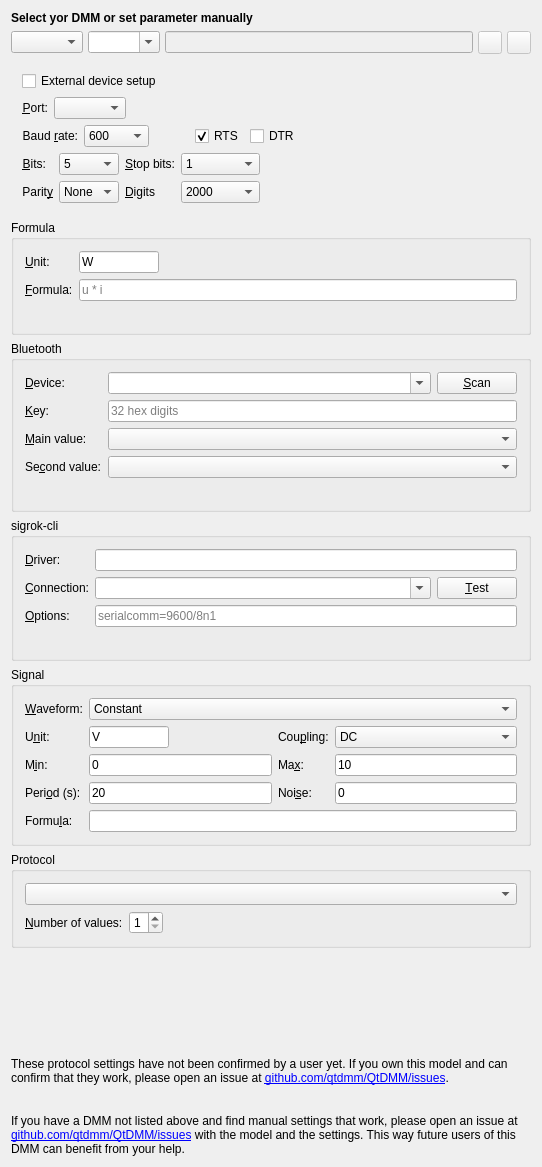
<?xml version="1.0" encoding="UTF-8"?>
<ui version="4.0">
 <class>UIDmmPrefs</class>
 <widget class="PrefWidget" name="UIDmmPrefs">
  <property name="geometry">
   <rect>
    <x>0</x>
    <y>0</y>
    <width>542</width>
    <height>690</height>
   </rect>
  </property>
  <layout class="QVBoxLayout" name="verticalLayout_2">
   <item>
    <widget class="QLabel" name="ui_hint">
     <property name="sizePolicy">
      <sizepolicy hsizetype="Minimum" vsizetype="Fixed">
       <horstretch>0</horstretch>
       <verstretch>0</verstretch>
      </sizepolicy>
     </property>
     <property name="frameShape">
      <enum>QFrame::NoFrame</enum>
     </property>
     <property name="text">
      <string>&lt;b&gt;Select yor DMM or set parameter manually&lt;/b&gt;</string>
     </property>
     <property name="wordWrap">
      <bool>false</bool>
     </property>
    </widget>
   </item>
   <item>
    <layout class="QHBoxLayout" name="_2">
     <property name="spacing">
      <number>5</number>
     </property>
     <item>
      <widget class="QComboBox" name="ui_vendor">
       <property name="whatsThis">
        <string>Select your DMM's vendor to narrow the model list below.</string>
       </property>
       <property name="sizeAdjustPolicy">
        <enum>QComboBox::AdjustToContents</enum>
       </property>
      </widget>
     </item>
     <item>
      <widget class="QComboBox" name="ui_model">
       <property name="whatsThis">
        <string>Here you may select your DMM model. If your DMM is not in the list, try to find working settings and open an issue at github.com/qtdmm/QtDMM/issues with them, so they can be added to the list in the next release.</string>
       </property>
       <property name="editable">
        <bool>true</bool>
       </property>
       <property name="currentText">
        <string notr="true"/>
       </property>
       <property name="insertPolicy">
        <enum>QComboBox::NoInsert</enum>
       </property>
       <property name="sizeAdjustPolicy">
        <enum>QComboBox::AdjustToContents</enum>
       </property>
      </widget>
     </item>
     <item>
      <widget class="QLineEdit" name="ui_filename">
       <property name="enabled">
        <bool>false</bool>
       </property>
       <property name="readOnly">
        <bool>true</bool>
       </property>
      </widget>
     </item>
     <item>
      <widget class="QToolButton" name="ui_load">
       <property name="enabled">
        <bool>false</bool>
       </property>
       <property name="toolTip">
        <string>Load Settings</string>
       </property>
       <property name="text">
        <string/>
       </property>
       <property name="icon">
        <iconset theme="document-open"/>
       </property>
      </widget>
     </item>
     <item>
      <widget class="QToolButton" name="ui_save">
       <property name="enabled">
        <bool>false</bool>
       </property>
       <property name="toolTip">
        <string>Save Settings</string>
       </property>
       <property name="text">
        <string/>
       </property>
       <property name="icon">
        <iconset theme="document-save"/>
       </property>
      </widget>
     </item>
    </layout>
   </item>
   <item>
    <widget class="QWidget" name="ButtonGroup11" native="true">
     <property name="title" stdset="0">
      <string>Port settings</string>
     </property>
     <layout class="QFormLayout" name="formLayout_6">
      <item row="0" column="0">
       <layout class="QHBoxLayout" name="horizontalLayout_2">
        <item>
         <widget class="QCheckBox" name="ui_externalSetup">
          <property name="text">
           <string>External device setup</string>
          </property>
         </widget>
        </item>
        <item>
         <spacer name="horizontalSpacer">
          <property name="orientation">
           <enum>Qt::Horizontal</enum>
          </property>
          <property name="sizeHint" stdset="0">
           <size>
            <width>40</width>
            <height>20</height>
           </size>
          </property>
         </spacer>
        </item>
       </layout>
      </item>
      <item row="1" column="0">
       <layout class="QHBoxLayout" name="horizontalLayout_3">
        <item>
         <layout class="QFormLayout" name="formLayout_4">
          <item row="0" column="0">
           <widget class="QLabel" name="TextLabel2">
            <property name="text">
             <string>&amp;Port:</string>
            </property>
            <property name="alignment">
             <set>Qt::AlignRight|Qt::AlignTrailing|Qt::AlignVCenter</set>
            </property>
            <property name="wordWrap">
             <bool>false</bool>
            </property>
            <property name="buddy">
             <cstring>port</cstring>
            </property>
           </widget>
          </item>
          <item row="0" column="1">
           <layout class="QHBoxLayout" name="_3">
            <property name="spacing">
             <number>2</number>
            </property>
            <property name="leftMargin">
             <number>0</number>
            </property>
            <property name="topMargin">
             <number>0</number>
            </property>
            <property name="rightMargin">
             <number>0</number>
            </property>
            <property name="bottomMargin">
             <number>0</number>
            </property>
            <item>
             <widget class="QComboBox" name="port">
              <property name="sizePolicy">
               <sizepolicy hsizetype="MinimumExpanding" vsizetype="Fixed">
                <horstretch>0</horstretch>
                <verstretch>0</verstretch>
               </sizepolicy>
              </property>
              <property name="whatsThis">
               <string>Choose the serial device here. &lt;i&gt;(Hint for DOS people: /dev/ttyS0 corresponds to COM1. /dev/ttyS1 to COM2 ...)&lt;/i&gt;</string>
              </property>
              <property name="currentText">
               <string notr="true"/>
              </property>
              <property name="currentIndex">
               <number>-1</number>
              </property>
             </widget>
            </item>
           </layout>
          </item>
         </layout>
        </item>
       </layout>
      </item>
      <item row="2" column="0">
       <layout class="QHBoxLayout" name="_4">
        <item>
         <layout class="QFormLayout" name="formLayout_5">
          <item row="0" column="0">
           <widget class="QLabel" name="ui_baudLabel">
            <property name="text">
             <string>Baud &amp;rate:</string>
            </property>
            <property name="alignment">
             <set>Qt::AlignRight|Qt::AlignTrailing|Qt::AlignVCenter</set>
            </property>
            <property name="wordWrap">
             <bool>false</bool>
            </property>
            <property name="buddy">
             <cstring>baudRate</cstring>
            </property>
           </widget>
          </item>
          <item row="0" column="1">
           <widget class="QComboBox" name="baudRate">
            <property name="whatsThis">
             <string>Select the baud rate for the DMM here. If you encounter problems connecting to your DMM try lowering the baud rate. I had some problems with my &lt;b&gt;Metex ME-32&lt;/b&gt;. The Documentation said 1200 baud but it only worked at 600.</string>
            </property>
            <property name="currentText">
             <string notr="true">600</string>
            </property>
            <property name="currentIndex">
             <number>0</number>
            </property>
            <item>
             <property name="text">
              <string notr="true">600</string>
             </property>
            </item>
            <item>
             <property name="text">
              <string notr="true">1200</string>
             </property>
            </item>
            <item>
             <property name="text">
              <string notr="true">1800</string>
             </property>
            </item>
            <item>
             <property name="text">
              <string notr="true">2400</string>
             </property>
            </item>
            <item>
             <property name="text">
              <string notr="true">4800</string>
             </property>
            </item>
            <item>
             <property name="text">
              <string notr="true">9600</string>
             </property>
            </item>
            <item>
             <property name="text">
              <string notr="true">19200</string>
             </property>
            </item>
           </widget>
          </item>
         </layout>
        </item>
        <item>
         <spacer name="horizontalSpacer_3">
          <property name="orientation">
           <enum>Qt::Horizontal</enum>
          </property>
          <property name="sizeHint" stdset="0">
           <size>
            <width>40</width>
            <height>20</height>
           </size>
          </property>
         </spacer>
        </item>
        <item>
         <widget class="QCheckBox" name="uirts">
          <property name="text">
           <string notr="true">RTS</string>
          </property>
          <property name="checked">
           <bool>true</bool>
          </property>
         </widget>
        </item>
        <item>
         <widget class="QCheckBox" name="uidtr">
          <property name="text">
           <string notr="true">DTR</string>
          </property>
         </widget>
        </item>
        <item>
         <spacer name="spacer3">
          <property name="orientation">
           <enum>Qt::Horizontal</enum>
          </property>
          <property name="sizeType">
           <enum>QSizePolicy::Expanding</enum>
          </property>
          <property name="sizeHint" stdset="0">
           <size>
            <width>40</width>
            <height>21</height>
           </size>
          </property>
         </spacer>
        </item>
       </layout>
      </item>
      <item row="3" column="0">
       <layout class="QHBoxLayout" name="horizontalLayout_4">
        <item>
         <layout class="QFormLayout" name="formLayout_2">
          <item row="0" column="0">
           <widget class="QLabel" name="ui_bitsLabel">
            <property name="text">
             <string>&amp;Bits:</string>
            </property>
            <property name="alignment">
             <set>Qt::AlignRight|Qt::AlignTrailing|Qt::AlignVCenter</set>
            </property>
            <property name="wordWrap">
             <bool>false</bool>
            </property>
            <property name="buddy">
             <cstring>bitsCombo</cstring>
            </property>
           </widget>
          </item>
          <item row="0" column="1">
           <widget class="QComboBox" name="bitsCombo">
            <property name="whatsThis">
             <string>Number of bits for serial communication.</string>
            </property>
            <property name="currentText">
             <string notr="true">5</string>
            </property>
            <item>
             <property name="text">
              <string notr="true">5</string>
             </property>
            </item>
            <item>
             <property name="text">
              <string notr="true">6</string>
             </property>
            </item>
            <item>
             <property name="text">
              <string notr="true">7</string>
             </property>
            </item>
            <item>
             <property name="text">
              <string notr="true">8</string>
             </property>
            </item>
           </widget>
          </item>
          <item row="1" column="0">
           <widget class="QLabel" name="ui_parityLabel">
            <property name="text">
             <string>Parit&amp;y</string>
            </property>
            <property name="alignment">
             <set>Qt::AlignRight|Qt::AlignTrailing|Qt::AlignVCenter</set>
            </property>
            <property name="wordWrap">
             <bool>false</bool>
            </property>
            <property name="buddy">
             <cstring>stopBitsCombo</cstring>
            </property>
           </widget>
          </item>
          <item row="1" column="1">
           <widget class="QComboBox" name="parityCombo">
            <property name="whatsThis">
             <string>Parity for serial communication. May be None, Odd or Even.</string>
            </property>
            <item>
             <property name="text">
              <string>None</string>
             </property>
            </item>
            <item>
             <property name="text">
              <string>Even</string>
             </property>
            </item>
            <item>
             <property name="text">
              <string>Odd</string>
             </property>
            </item>
           </widget>
          </item>
         </layout>
        </item>
        <item>
         <layout class="QFormLayout" name="formLayout_3">
          <item row="0" column="0">
           <widget class="QLabel" name="ui_stopLabel">
            <property name="text">
             <string>&amp;Stop bits:</string>
            </property>
            <property name="alignment">
             <set>Qt::AlignRight|Qt::AlignTrailing|Qt::AlignVCenter</set>
            </property>
            <property name="wordWrap">
             <bool>false</bool>
            </property>
            <property name="buddy">
             <cstring>stopBitsCombo</cstring>
            </property>
           </widget>
          </item>
          <item row="0" column="1">
           <widget class="QComboBox" name="stopBitsCombo">
            <property name="whatsThis">
             <string>Number of stop bits for serial communication.</string>
            </property>
            <property name="currentText">
             <string notr="true">1</string>
            </property>
            <item>
             <property name="text">
              <string notr="true">1</string>
             </property>
            </item>
            <item>
             <property name="text">
              <string notr="true">2</string>
             </property>
            </item>
           </widget>
          </item>
          <item row="1" column="0">
           <widget class="QLabel" name="ui_displayLabel">
            <property name="text">
             <string>&amp;Digits</string>
            </property>
            <property name="alignment">
             <set>Qt::AlignRight|Qt::AlignTrailing|Qt::AlignVCenter</set>
            </property>
            <property name="wordWrap">
             <bool>false</bool>
            </property>
            <property name="buddy">
             <cstring>stopBitsCombo</cstring>
            </property>
           </widget>
          </item>
          <item row="1" column="1">
           <widget class="QComboBox" name="displayCombo">
            <property name="whatsThis">
             <string>Number of display digits.
&lt;ul&gt;&lt;li&gt;3 1/2 - 2000 Counts&lt;/li&gt;
&lt;li&gt;3 3/4 - 4000 Counts&lt;/li&gt;
&lt;li&gt;4 1/2 - 20000 Counts&lt;/li&gt;
&lt;li&gt;4 3/4 - 40000 Counts&lt;/li&gt;
&lt;/ul&gt;</string>
            </property>
            <property name="currentText">
             <string notr="true">2000</string>
            </property>
            <item>
             <property name="text">
              <string notr="true">2000</string>
             </property>
            </item>
            <item>
             <property name="text">
              <string notr="true">4000</string>
             </property>
            </item>
            <item>
             <property name="text">
              <string notr="true">6000</string>
             </property>
            </item>
            <item>
             <property name="text">
              <string notr="true">8000</string>
             </property>
            </item>
            <item>
             <property name="text">
              <string notr="true">20000</string>
             </property>
            </item>
            <item>
             <property name="text">
              <string notr="true">22000</string>
             </property>
            </item>
            <item>
             <property name="text">
              <string notr="true">40000</string>
             </property>
            </item>
            <item>
             <property name="text">
              <string notr="true">50000</string>
             </property>
            </item>
            <item>
             <property name="text">
              <string notr="true">100000</string>
             </property>
            </item>
            <item>
             <property name="text">
              <string notr="true">200000</string>
             </property>
            </item>
            <item>
             <property name="text">
              <string notr="true">400000</string>
             </property>
            </item>
            <item>
             <property name="text">
              <string notr="true">400000</string>
             </property>
            </item>
            <item>
             <property name="text">
              <string notr="true">1000000</string>
             </property>
            </item>
           </widget>
          </item>
         </layout>
        </item>
        <item>
         <spacer name="horizontalSpacer_2">
          <property name="orientation">
           <enum>Qt::Horizontal</enum>
          </property>
          <property name="sizeHint" stdset="0">
           <size>
            <width>40</width>
            <height>20</height>
           </size>
          </property>
         </spacer>
        </item>
       </layout>
      </item>
     </layout>
    </widget>
   </item>
   <item>
    <widget class="QGroupBox" name="ui_calcGroup">
     <property name="title">
      <string>Formula</string>
     </property>
     <layout class="QFormLayout" name="formLayout_calc">
      <item row="0" column="0">
       <widget class="QLabel" name="ui_calcUnitLabel">
        <property name="text">
         <string>&amp;Unit:</string>
        </property>
        <property name="buddy">
         <cstring>ui_calcUnit</cstring>
        </property>
       </widget>
      </item>
      <item row="0" column="1">
       <widget class="QLineEdit" name="ui_calcUnit">
        <property name="whatsThis">
         <string>The unit of the calculated value, without SI prefix: W, V, A, Ohm, ...</string>
        </property>
        <property name="maximumSize">
         <size>
          <width>80</width>
          <height>16777215</height>
         </size>
        </property>
        <property name="text">
         <string notr="true">W</string>
        </property>
       </widget>
      </item>
      <item row="1" column="0">
       <widget class="QLabel" name="ui_calcExpressionLabel">
        <property name="text">
         <string>&amp;Formula:</string>
        </property>
        <property name="buddy">
         <cstring>ui_calcExpression</cstring>
        </property>
       </widget>
      </item>
      <item row="1" column="1">
       <widget class="QLineEdit" name="ui_calcExpression">
        <property name="whatsThis">
         <string>The value this instance shows, computed from the readings of the other running instances. Their names are the variables; + - * / ^, parentheses, numbers with SI suffix (1.5k) and sqrt, abs, log10, min, max are allowed.</string>
        </property>
        <property name="placeholderText">
         <string notr="true">u * i</string>
        </property>
       </widget>
      </item>
      <item row="2" column="1">
       <widget class="QLabel" name="ui_calcHint">
        <property name="text">
         <string notr="true"/>
        </property>
        <property name="textFormat">
         <enum>Qt::RichText</enum>
        </property>
        <property name="wordWrap">
         <bool>true</bool>
        </property>
       </widget>
      </item>
     </layout>
    </widget>
   </item>
   <item>
    <widget class="QGroupBox" name="ui_bleGroup">
     <property name="title">
      <string>Bluetooth</string>
     </property>
     <layout class="QGridLayout" name="gridLayout_ble">
      <item row="0" column="0">
       <widget class="QLabel" name="ui_bleAddressLabel">
        <property name="text">
         <string>&amp;Device:</string>
        </property>
        <property name="buddy">
         <cstring>ui_bleAddress</cstring>
        </property>
       </widget>
      </item>
      <item row="0" column="1">
       <widget class="QComboBox" name="ui_bleAddress">
        <property name="whatsThis">
         <string>The Bluetooth address of the Victron device, as VictronConnect shows it under Product info, Instant readout via Bluetooth. Scan lists the Victron devices in range.</string>
        </property>
        <property name="editable">
         <bool>true</bool>
        </property>
        <property name="sizePolicy">
         <sizepolicy hsizetype="Expanding" vsizetype="Fixed">
          <horstretch>0</horstretch>
          <verstretch>0</verstretch>
         </sizepolicy>
        </property>
       </widget>
      </item>
      <item row="0" column="2">
       <widget class="QPushButton" name="ui_bleScan">
        <property name="text">
         <string>&amp;Scan</string>
        </property>
       </widget>
      </item>
      <item row="1" column="0">
       <widget class="QLabel" name="ui_bleKeyLabel">
        <property name="text">
         <string>&amp;Key:</string>
        </property>
        <property name="buddy">
         <cstring>ui_bleKey</cstring>
        </property>
       </widget>
      </item>
      <item row="1" column="1" colspan="2">
       <widget class="QLineEdit" name="ui_bleKey">
        <property name="whatsThis">
         <string>The 32-digit encryption key of the device: VictronConnect, Product info, Instant readout via Bluetooth, Encryption data.</string>
        </property>
        <property name="placeholderText">
         <string notr="true">32 hex digits</string>
        </property>
       </widget>
      </item>
      <item row="2" column="0">
       <widget class="QLabel" name="ui_bleMainLabel">
        <property name="text">
         <string>&amp;Main value:</string>
        </property>
        <property name="buddy">
         <cstring>ui_bleMain</cstring>
        </property>
       </widget>
      </item>
      <item row="2" column="1" colspan="2">
       <widget class="QComboBox" name="ui_bleMain">
        <property name="whatsThis">
         <string>Which of the device's values the display, the analog meter and the recorder show.</string>
        </property>
       </widget>
      </item>
      <item row="3" column="0">
       <widget class="QLabel" name="ui_bleSecondLabel">
        <property name="text">
         <string>Se&amp;cond value:</string>
        </property>
        <property name="buddy">
         <cstring>ui_bleSecond</cstring>
        </property>
       </widget>
      </item>
      <item row="3" column="1" colspan="2">
       <widget class="QComboBox" name="ui_bleSecond">
        <property name="whatsThis">
         <string>A second value shown on the display's second line and logged in the readings table.</string>
        </property>
       </widget>
      </item>
      <item row="4" column="1" colspan="2">
       <widget class="QLabel" name="ui_bleHint">
        <property name="text">
         <string notr="true"/>
        </property>
        <property name="wordWrap">
         <bool>true</bool>
        </property>
       </widget>
      </item>
     </layout>
    </widget>
   </item>
   <item>
    <widget class="QGroupBox" name="ui_sigrokGroup">
     <property name="title">
      <string>sigrok-cli</string>
     </property>
     <layout class="QGridLayout" name="gridLayout_sigrok">
      <item row="0" column="0">
       <widget class="QLabel" name="ui_sigrokDriverLabel">
        <property name="text">
         <string>&amp;Driver:</string>
        </property>
        <property name="buddy">
         <cstring>ui_sigrokDriver</cstring>
        </property>
       </widget>
      </item>
      <item row="0" column="1" colspan="2">
       <widget class="QLineEdit" name="ui_sigrokDriver">
        <property name="whatsThis">
         <string>The libsigrok driver for this meter, filled in from the model. Change it only if sigrok-cli --list-supported names another one for your meter.</string>
        </property>
       </widget>
      </item>
      <item row="1" column="0">
       <widget class="QLabel" name="ui_sigrokConnLabel">
        <property name="text">
         <string>&amp;Connection:</string>
        </property>
        <property name="buddy">
         <cstring>ui_sigrokConn</cstring>
        </property>
       </widget>
      </item>
      <item row="1" column="1">
       <widget class="QComboBox" name="ui_sigrokConn">
        <property name="whatsThis">
         <string>How sigrok-cli reaches the meter (its conn= option): a serial port such as /dev/ttyUSB0 or COM3, usbtmc/&lt;vid&gt;.&lt;pid&gt; for USB-TMC, tcp-raw/&lt;host&gt;/5025 for LAN.</string>
        </property>
        <property name="editable">
         <bool>true</bool>
        </property>
        <property name="sizePolicy">
         <sizepolicy hsizetype="Expanding" vsizetype="Fixed">
          <horstretch>0</horstretch>
          <verstretch>0</verstretch>
         </sizepolicy>
        </property>
       </widget>
      </item>
      <item row="1" column="2">
       <widget class="QPushButton" name="ui_sigrokTest">
        <property name="text">
         <string>&amp;Test</string>
        </property>
        <property name="whatsThis">
         <string>Runs sigrok-cli --scan with these settings and shows whether the meter answers.</string>
        </property>
       </widget>
      </item>
      <item row="2" column="0">
       <widget class="QLabel" name="ui_sigrokOptionsLabel">
        <property name="text">
         <string>&amp;Options:</string>
        </property>
        <property name="buddy">
         <cstring>ui_sigrokOptions</cstring>
        </property>
       </widget>
      </item>
      <item row="2" column="1" colspan="2">
       <widget class="QLineEdit" name="ui_sigrokOptions">
        <property name="whatsThis">
         <string>Further driver options, colon separated, e.g. serialcomm=9600/8n1 for a serial connection.</string>
        </property>
        <property name="placeholderText">
         <string notr="true">serialcomm=9600/8n1</string>
        </property>
       </widget>
      </item>
      <item row="3" column="1" colspan="2">
       <widget class="QLabel" name="ui_sigrokHint">
        <property name="text">
         <string notr="true"/>
        </property>
        <property name="wordWrap">
         <bool>true</bool>
        </property>
        <property name="openExternalLinks">
         <bool>false</bool>
        </property>
       </widget>
      </item>
     </layout>
    </widget>
   </item>
   <item>
    <widget class="QGroupBox" name="ui_virtualGroup">
     <property name="title">
      <string>Signal</string>
     </property>
     <layout class="QGridLayout" name="gridLayout_virtual">
      <item row="0" column="0">
       <widget class="QLabel" name="ui_virtualSignalLabel">
        <property name="text">
         <string>&amp;Waveform:</string>
        </property>
        <property name="buddy">
         <cstring>ui_virtualSignal</cstring>
        </property>
       </widget>
      </item>
      <item row="0" column="1" colspan="3">
       <widget class="QComboBox" name="ui_virtualSignal">
        <property name="whatsThis">
         <string>What the virtual meter shows over time. Constant and Random stay within Min..Max; the periodic waveforms swing between Min and Max once per Period; Discharge falls from Max towards Min with the time constant Period; Custom uses your own formula (t = seconds since connecting).</string>
        </property>
        <item><property name="text"><string>Constant</string></property></item>
        <item><property name="text"><string>Random</string></property></item>
        <item><property name="text"><string>Sine</string></property></item>
        <item><property name="text"><string>Triangle</string></property></item>
        <item><property name="text"><string>Square</string></property></item>
        <item><property name="text"><string>Sawtooth</string></property></item>
        <item><property name="text"><string>Discharge</string></property></item>
        <item><property name="text"><string>Custom formula</string></property></item>
       </widget>
      </item>
      <item row="1" column="0">
       <widget class="QLabel" name="ui_virtualUnitLabel">
        <property name="text">
         <string>U&amp;nit:</string>
        </property>
        <property name="buddy">
         <cstring>ui_virtualUnit</cstring>
        </property>
       </widget>
      </item>
      <item row="1" column="1">
       <widget class="QLineEdit" name="ui_virtualUnit">
        <property name="maximumSize">
         <size>
          <width>80</width>
          <height>16777215</height>
         </size>
        </property>
        <property name="text">
         <string notr="true">V</string>
        </property>
       </widget>
      </item>
      <item row="1" column="2">
       <widget class="QLabel" name="ui_virtualCouplingLabel">
        <property name="text">
         <string>Cou&amp;pling:</string>
        </property>
        <property name="buddy">
         <cstring>ui_virtualCoupling</cstring>
        </property>
       </widget>
      </item>
      <item row="1" column="3">
       <widget class="QComboBox" name="ui_virtualCoupling">
        <item><property name="text"><string notr="true">DC</string></property></item>
        <item><property name="text"><string notr="true">AC</string></property></item>
       </widget>
      </item>
      <item row="2" column="0">
       <widget class="QLabel" name="ui_virtualMinLabel">
        <property name="text">
         <string>M&amp;in:</string>
        </property>
        <property name="buddy">
         <cstring>ui_virtualMin</cstring>
        </property>
       </widget>
      </item>
      <item row="2" column="1">
       <widget class="QLineEdit" name="ui_virtualMin">
        <property name="text">
         <string notr="true">0</string>
        </property>
       </widget>
      </item>
      <item row="2" column="2">
       <widget class="QLabel" name="ui_virtualMaxLabel">
        <property name="text">
         <string>Ma&amp;x:</string>
        </property>
        <property name="buddy">
         <cstring>ui_virtualMax</cstring>
        </property>
       </widget>
      </item>
      <item row="2" column="3">
       <widget class="QLineEdit" name="ui_virtualMax">
        <property name="text">
         <string notr="true">10</string>
        </property>
       </widget>
      </item>
      <item row="3" column="0">
       <widget class="QLabel" name="ui_virtualPeriodLabel">
        <property name="text">
         <string>Peri&amp;od (s):</string>
        </property>
        <property name="buddy">
         <cstring>ui_virtualPeriod</cstring>
        </property>
       </widget>
      </item>
      <item row="3" column="1">
       <widget class="QLineEdit" name="ui_virtualPeriod">
        <property name="text">
         <string notr="true">20</string>
        </property>
       </widget>
      </item>
      <item row="3" column="2">
       <widget class="QLabel" name="ui_virtualNoiseLabel">
        <property name="text">
         <string>Noi&amp;se:</string>
        </property>
        <property name="buddy">
         <cstring>ui_virtualNoise</cstring>
        </property>
       </widget>
      </item>
      <item row="3" column="3">
       <widget class="QLineEdit" name="ui_virtualNoise">
        <property name="whatsThis">
         <string>Peak-to-peak amplitude of random noise added to the signal, in the unit above. 0 for a clean signal.</string>
        </property>
        <property name="text">
         <string notr="true">0</string>
        </property>
       </widget>
      </item>
      <item row="4" column="0">
       <widget class="QLabel" name="ui_virtualFormulaLabel">
        <property name="text">
         <string>Formu&amp;la:</string>
        </property>
        <property name="buddy">
         <cstring>ui_virtualFormula</cstring>
        </property>
       </widget>
      </item>
      <item row="4" column="1" colspan="3">
       <widget class="QLineEdit" name="ui_virtualFormula">
        <property name="whatsThis">
         <string>The formula the waveform above expands to; editable with Custom formula. t is the time in seconds since connecting, pi, sin, cos, exp, floor, sqrt, abs, rand() and the readings of other instances may be used.</string>
        </property>
       </widget>
      </item>
     </layout>
    </widget>
   </item>
   <item>
    <widget class="QGroupBox" name="ui_protocol">
     <property name="title">
      <string>Protocol</string>
     </property>
     <layout class="QVBoxLayout" name="verticalLayout">
      <item>
       <widget class="QComboBox" name="protocolCombo">
        <property name="whatsThis">
         <string>Here you may select the Communication type. If you have a not &quot;officially&quot; supported multimeter, just try out the existing protocols. If you are lucky it may work. If you find working settings, send the to me.</string>
        </property>
       </widget>
      </item>
      <item>
       <layout class="QHBoxLayout" name="horizontalLayout_6">
        <item>
         <layout class="QFormLayout" name="formLayout_8">
          <property name="fieldGrowthPolicy">
           <enum>QFormLayout::AllNonFixedFieldsGrow</enum>
          </property>
          <item row="0" column="0">
           <widget class="QLabel" name="TextLabel1_6">
            <property name="text">
             <string>&amp;Number of values:</string>
            </property>
            <property name="buddy">
             <cstring>ui_numValues</cstring>
            </property>
           </widget>
          </item>
          <item row="0" column="1">
           <widget class="QSpinBox" name="ui_numValues">
            <property name="whatsThis">
             <string>Some multimeter send several lines of data containing different measured values. As QtDMM only shows one variable here you can set the number of lines to be ignored for each measurement (That means that QtDMM only uses the first line).</string>
            </property>
            <property name="minimum">
             <number>1</number>
            </property>
            <property name="maximum">
             <number>4</number>
            </property>
           </widget>
          </item>
         </layout>
        </item>
        <item>
         <spacer name="Spacer1_4">
          <property name="orientation">
           <enum>Qt::Horizontal</enum>
          </property>
          <property name="sizeType">
           <enum>QSizePolicy::Expanding</enum>
          </property>
          <property name="sizeHint" stdset="0">
           <size>
            <width>20</width>
            <height>20</height>
           </size>
          </property>
         </spacer>
        </item>
       </layout>
      </item>
     </layout>
    </widget>
   </item>
   <item>
    <spacer name="Spacer1_3">
     <property name="orientation">
      <enum>Qt::Vertical</enum>
     </property>
     <property name="sizeType">
      <enum>QSizePolicy::Expanding</enum>
     </property>
     <property name="sizeHint" stdset="0">
      <size>
       <width>20</width>
       <height>30</height>
      </size>
     </property>
    </spacer>
   </item>
   <item>
    <widget class="QLabel" name="message2">
     <property name="sizePolicy">
      <sizepolicy hsizetype="Minimum" vsizetype="MinimumExpanding">
       <horstretch>0</horstretch>
       <verstretch>0</verstretch>
      </sizepolicy>
     </property>
     <property name="text">
      <string>&lt;html&gt;&lt;head/&gt;&lt;body&gt;&lt;p&gt;These protocol settings have not been confirmed by a user yet. If you own this model and can confirm that they work, please open an issue at &lt;a href=&quot;https://github.com/qtdmm/QtDMM/issues&quot;&gt;&lt;span style=&quot; text-decoration: underline; color:#0000ff;&quot;&gt;github.com/qtdmm/QtDMM/issues&lt;/span&gt;&lt;/a&gt;.&lt;/p&gt;&lt;/body&gt;&lt;/html&gt;</string>
     </property>
     <property name="textFormat">
      <enum>Qt::RichText</enum>
     </property>
     <property name="alignment">
      <set>Qt::AlignBottom|Qt::AlignLeading|Qt::AlignLeft</set>
     </property>
     <property name="wordWrap">
      <bool>true</bool>
     </property>
     <property name="openExternalLinks">
      <bool>true</bool>
     </property>
    </widget>
   </item>
   <item>
    <widget class="QLabel" name="message">
     <property name="sizePolicy">
      <sizepolicy hsizetype="Minimum" vsizetype="MinimumExpanding">
       <horstretch>0</horstretch>
       <verstretch>0</verstretch>
      </sizepolicy>
     </property>
     <property name="text">
      <string>&lt;html&gt;&lt;head/&gt;&lt;body&gt;&lt;p&gt;If you have a DMM not listed above and find manual settings that work, please open an issue at &lt;a href=&quot;https://github.com/qtdmm/QtDMM/issues&quot;&gt;&lt;span style=&quot; text-decoration: underline; color:#0000ff;&quot;&gt;github.com/qtdmm/QtDMM/issues&lt;/span&gt;&lt;/a&gt; with the model and the settings. This way future users of this DMM can benefit from your help.&lt;/p&gt;&lt;/body&gt;&lt;/html&gt;</string>
     </property>
     <property name="textFormat">
      <enum>Qt::RichText</enum>
     </property>
     <property name="alignment">
      <set>Qt::AlignBottom|Qt::AlignLeading|Qt::AlignLeft</set>
     </property>
     <property name="wordWrap">
      <bool>true</bool>
     </property>
     <property name="openExternalLinks">
      <bool>true</bool>
     </property>
    </widget>
   </item>
  </layout>
 </widget>
 <layoutdefault spacing="6" margin="11"/>
 <customwidgets>
  <customwidget>
   <class>PrefWidget</class>
   <extends>QWidget</extends>
   <header>prefwidget.h</header>
   <container>1</container>
  </customwidget>
 </customwidgets>
 <tabstops>
  <tabstop>ui_model</tabstop>
  <tabstop>port</tabstop>
  <tabstop>baudRate</tabstop>
  <tabstop>bitsCombo</tabstop>
  <tabstop>stopBitsCombo</tabstop>
  <tabstop>parityCombo</tabstop>
  <tabstop>displayCombo</tabstop>
 </tabstops>
 <includes>
  <include location="global">prefwidget.h</include>
 </includes>
 <resources>
  <include location="../resources.qrc"/>
 </resources>
 <connections/>
</ui>
